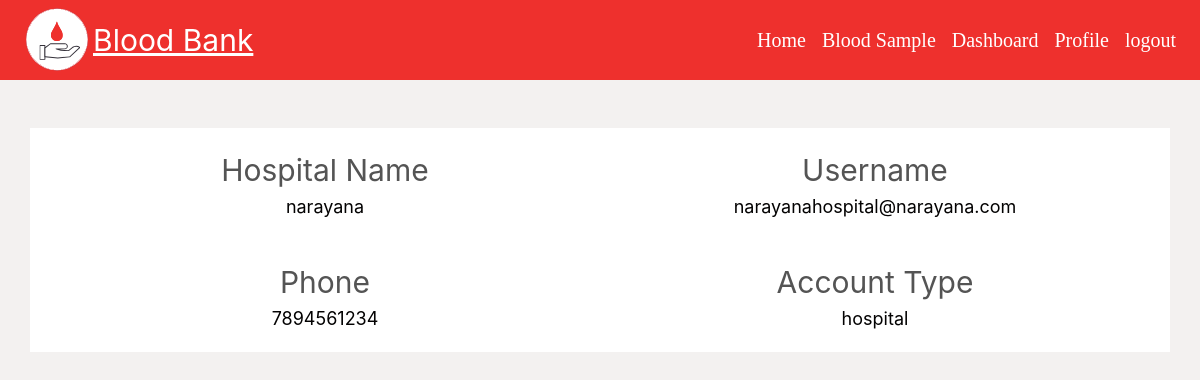
The page /hosprofile.php (signed in) on the database its author committed.
### tables this page shows
CREATE TABLE `hospital_reg` (
  `h_id` varchar(100) NOT NULL,
  `h_name` varchar(100) NOT NULL,
  `email` varchar(50) NOT NULL,
  `phone` bigint(20) NOT NULL,
  `password` varchar(20) NOT NULL,
  `pss_reset` varchar(100) DEFAULT NULL,
  `type` varchar(50) NOT NULL,
  `question` varchar(100) NOT NULL,
  `answer` varchar(100) NOT NULL
);

### hosprofile.php (the view, shortened to what this page needs)
<?php
	include("navbar.php");
$username = $_SESSION["username"];
 ?>
 <!DOCTYPE html>
 <html lang="en">
 <head>
 	<link rel="stylesheet" href="style/user.css">
 </head>
 <body>
 <?php
$slt_reg = "SELECT * FROM hospital_reg WHERE email = '$username'";
if ($result=mysqli_query($conn,$slt_reg))
{
	if ($row = mysqli_fetch_array($result))
	{
		?>
			 <div class="container" style="background-color: white;">
			 	<div class="row content mt-5 text-center">
			 		<div class="col-md-6">
			 			<span class="top">Hospital Name</span> <br>
			 			<span class="details"><?php echo $row["h_name"]; ?></span>
			 		</div>
			 		<div class="col-md-6">
			 			<span class="top">Username</span> <br>
			 			<span class="details"><?php echo $row["email"]; ?></span>
			 		</div>
			 	</div>
			 	<div class="row content text-center">
			 		<div class="col-md-6">
			 			<span class="top">Phone</span> <br>
			 			<span class="details"><?php echo $row["phone"]; ?></span>
			 		</div>
			 		<div class="col-md-6">
			 			<span class="top">Account Type</span> <br>
			 			<span class="details"><?php echo $row["type"]; ?></span>
			 		</div>
			 	</div>
			 </div>
		<?php
	}
}
?>
 </body>
 </html>

### style/index.css (style rules this page uses)
body,html { font-family: Adobe Fangsong Std R; }

### style/user.css (style rules this page uses)
.content { padding:20px; }
.top { font-size: 30px; color: #545454 }
.details { font-size: 18px; color: #030202; }

### hosprofile.php (style rules this page uses)
body { background-color: #F3F1F0; }

### rows shown on the page
hospital_reg: h_name "narayana", email "narayanahospital@narayana.com", phone "7894561234", type "hospital"
